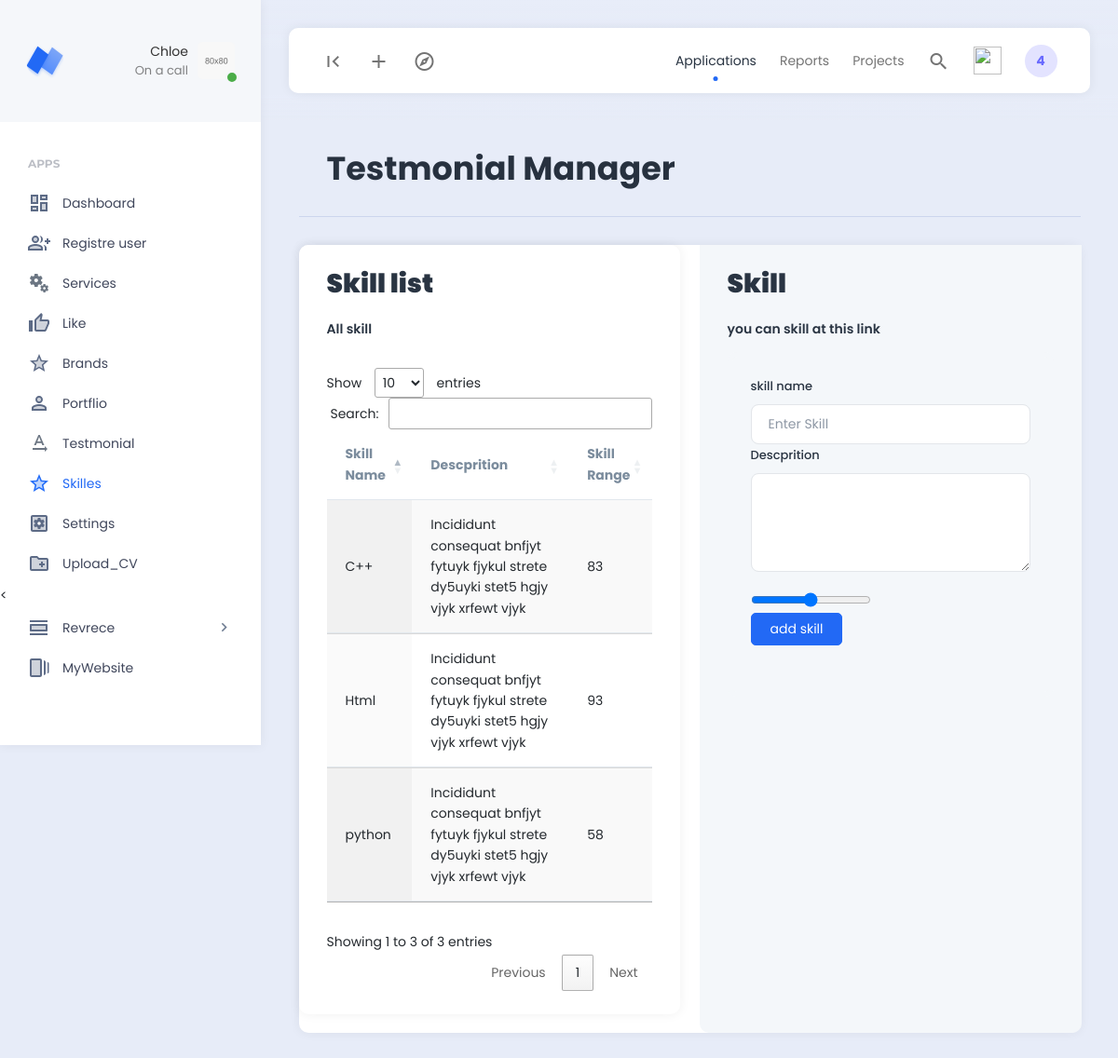
Screenshot of /Views/backend/skill.php (signed in) with the database file from the repository.
### tables this page shows
CREATE TABLE `skills` (
  `id` int(11) NOT NULL,
  `skill_nmae` varchar(255) NOT NULL,
  `skill_details` text NOT NULL,
  `skill_range` int(3) NOT NULL
);

### Views/backend/skill.php (the view, shortened to what this page needs)
<?php
require_once('header.php');
require_once('../../db_controler.php');
?>
<div class="app-content">
    <div class="content-wrapper">
        <div class="container">
            <div class="row">
                <div class="col">
                    <div class="page-description">
                        <h1>Testmonial Manager</h1>
                    </div>
                </div>
            </div>
            <div class="row">
                <div class="col-xl-12">
                    <div class="card widget widget-stats-large">
                        <div class="row">
                            <div class="col-md-6">
                                <div class="card">
                                    <div class="card-header">
                                        <h3 class="card-title fs-2 fw-bolder">Skill list</h3>
                                        <p class="text m-t-md fs-6 fw-400">
                                            All skill
                                        </p>
                                    </div>
                                      <div class="card-body overflow-auto">
                                      <table id="example"  class="display" cellspacing="0" width="100%">
                                      <thead>
                                              <tr>
                                                  <th>Skill Name</th>
                                                  <th>Descprition</th>
                                                  <th>Skill Range</th>
                                              </tr>
                                          </thead>
                                          <tbody>
                                          <?php
                                                $select_all = "SELECT * FROM `skills` ORDER BY id DESC ";
                                                $query = mysqli_query($con, $select_all);
                                                ?>
                                                <?php foreach ($query as $user) : ?>
                                                    <tr>
                                                       <td><?=$user['skill_nmae']?></td>
                                                       <td><?=$user['skill_details']?></td>
                                                       <td><?=$user['skill_range']?></td>
                                                     </tr>
                                                <?php endforeach; ?>
                                            </tbody>
                                            </table>
                                    </div>
                                </div>
                            </div>
                            <div class="col-md-6">
                                <div class="widget-stats-large-info-container">
                                    <div class="card-header ">
                                        <h3 class="card-title fs-2 fw-bolder">Skill</h3>
                                        <p class="text m-t-md fs-6 fw-400">
                                            you can skill at this link
                                        </p>
                                        <div class="example-container">
                                            <div class="example-content">
                                                <div class="auth-credentials m-b-xxl">
                                                    <form class="form" action="skill_back.php" method="post" enctype="multipart/form-data">
                                                        <label for="signUpUsername" class="form-label">skill name</label>
                                                        <input type="text" class="form-control
                                                   " id="signUpUsername" name="skill_nmae" placeholder="Enter Skill">
                                                        <label  class="form-label">Descprition</label>
                                                        <textarea class="form-control" id="summernote" rows="4" name="skill_details"></textarea>
                                                       <br>
                                                        <input type="range"  name="skill_range">
                                                        <br>
                                                        <input type="submit" class="btn btn-primary" value="add skill" name="s_btn">
                                                    </form>
                                                </div>
                                            </div>
                                        </div>
                                    </div>
                                </div>
                            </div>
                        </div>
                    </div>
                </div>
            </div>
        </div>
    </div>
    <?php require_once('footer.php'); ?>

### rows the page displays
skills: skill_nmae "python", skill_details "Incididunt consequat bnfjyt fytuyk fjykul strete dy5uyki stet5 hgjy vjyk xrfewt vjyk", skill_range "58"
skills: skill_nmae "C++", skill_details "Incididunt consequat bnfjyt fytuyk fjykul strete dy5uyki stet5 hgjy vjyk xrfewt vjyk", skill_range "83"
skills: skill_nmae "Html", skill_details "Incididunt consequat bnfjyt fytuyk fjykul strete dy5uyki stet5 hgjy vjyk xrfewt vjyk", skill_range "93"
